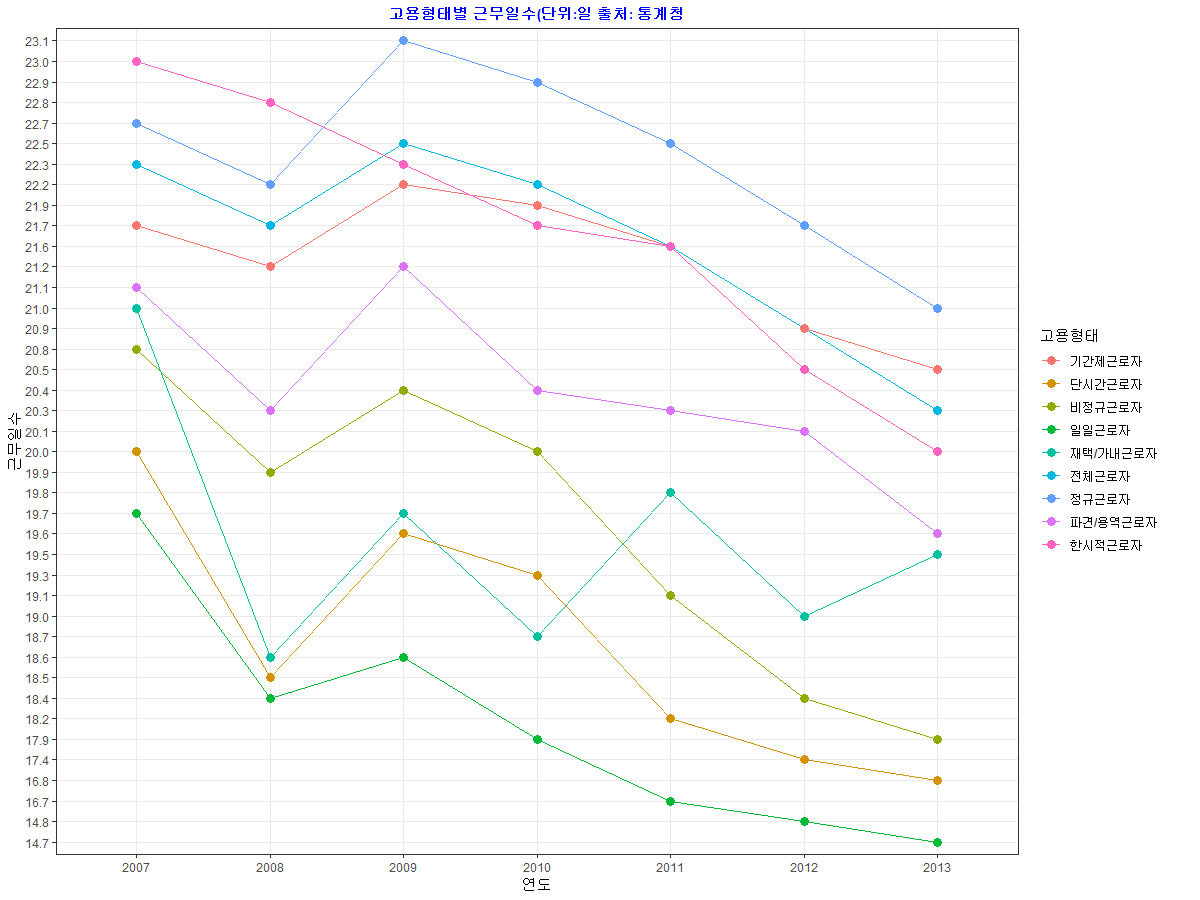

This chart was generated by the following R code:
# 미션 3-4. 정규직은 정녕 꿈인가요

setwd("D:/Workspace/R-Lecture/Part2/Stage3_StructureData/도전미션 3-4 - 정규직은 정녕 꿈인가요")
library(ggplot2)
library(dplyr)
library(reshape2)


data1 <- read.csv("고용형태별_취업자현황_2007_2013년.csv", skip = 1, header = T)
data_1 <- select(data1, 고용형태, contains('일'))
data_2 <- data_1[-c(2,5,6),]
names(data_2)
names(data_2) <- c("고용형태","2007","2008","2009","2010","2011","2012","2013")
long_data1 <- melt(data_2, id = c("고용형태"), variable.name = "연도", value.name = "근무일수")
str(data1)

ggplot(long_data1, aes(x=연도, y=근무일수, group = 고용형태, color = 고용형태)) +
  geom_line() +
  geom_point(size=3) +
  labs(title = "고용형태별 근무일수(단위:일 출처: 통계청") +
  theme_bw() +
  theme(plot.title = element_text(hjust = 0.5)) +
  theme(plot.title=element_text(face="bold", size=10, color="blue"))
